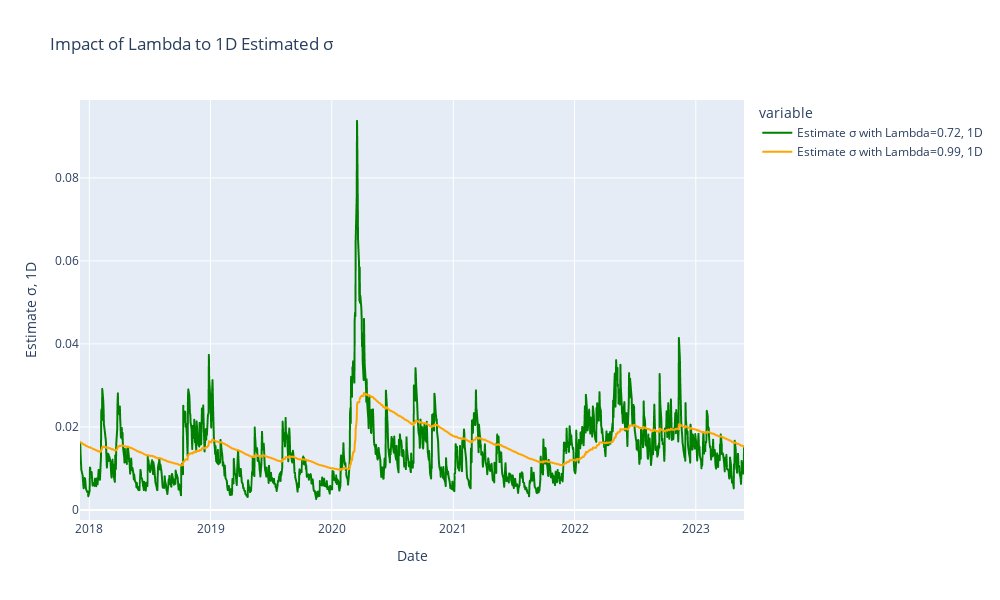

Here is the notebook cell this chart was saved with:
### Code cell
#create a scatter plot using plotly
fig_6_d = px.line(table_6_d, x=table_6_d.index, y=['Estimate σ with Lambda=0.72, 1D', 'Estimate σ with Lambda=0.99, 1D' ], title='Impact of Lambda to 1D Estimated σ')

#update x-axis and y-axis labels to show more clear information
fig_6_d.update_xaxes(title='Date', showspikes=True)
fig_6_d.update_yaxes(title='Estimate σ, 1D', showspikes=True)

#change the color of the VaR line, as we have red 'x' for the Braech
fig_6_d.update_traces(selector=dict(name='Estimate σ with Lambda=0.99, 1D'), line=dict(color='orange'))
fig_6_d.update_traces(selector=dict(name='Estimate σ with Lambda=0.72, 1D'), line=dict(color='green'))

#show chart of Return, VaR and mark 'x' on Breaches
fig_6_d.show()

### Figure 1 — Plotly figure (JSON) as saved in the notebook; plotly's stock layout.template omitted (floating-point values rounded to 4 significant figures; data arrays with more than 128 entries replaced by an {"elided": "..."} marker saying what was removed)
{"data": [{"hovertemplate": "variable=Estimate σ with Lambda=0.72, 1D<br>Date=%{x}<br>value=%{y}<extra></extra>", "legendgroup": "Estimate σ with Lambda=0.72, 1D", "line": {"color": "green", "dash": "solid"}, "marker": {"symbol": "circle"}, "mode": "lines", "name": "Estimate σ with Lambda=0.72, 1D", "showlegend": true, "type": "scattergl", "x": {"elided": "1379 str values"}, "xaxis": "x", "y": {"elided": "1379 float values"}, "yaxis": "y"}, {"hovertemplate": "variable=Estimate σ with Lambda=0.99, 1D<br>Date=%{x}<br>value=%{y}<extra></extra>", "legendgroup": "Estimate σ with Lambda=0.99, 1D", "line": {"color": "orange", "dash": "solid"}, "marker": {"symbol": "circle"}, "mode": "lines", "name": "Estimate σ with Lambda=0.99, 1D", "showlegend": true, "type": "scattergl", "x": {"elided": "1379 str values"}, "xaxis": "x", "y": {"elided": "1379 float values"}, "yaxis": "y"}], "layout": {"height": 600, "legend": {"title": {"text": "variable"}, "tracegroupgap": 0}, "title": {"text": "Impact of Lambda to 1D Estimated σ"}, "width": 1000, "xaxis": {"anchor": "y", "domain": [0, 1], "showspikes": true, "title": {"text": "Date"}}, "yaxis": {"anchor": "x", "domain": [0, 1], "showspikes": true, "title": {"text": "Estimate σ, 1D"}}}}
